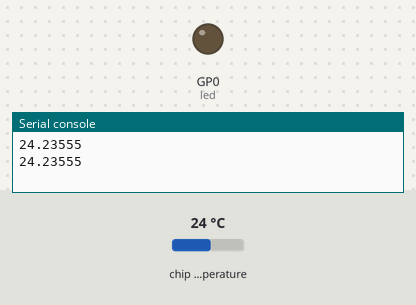
Recording of a program running on a simulated Raspberry Pi Pico running MicroPython. Shown: output pins drawn as LEDs (lit = HIGH), the last lines printed to the serial console. The inputs (shaded band) are chosen by the test bench; at power-on: chip temperature 24 °C.

Above: at 1.2 s.
1.3 s: chip temperature set to 30 °C
3.2 s: chip temperature set to 33 °C
At 4.6 s:
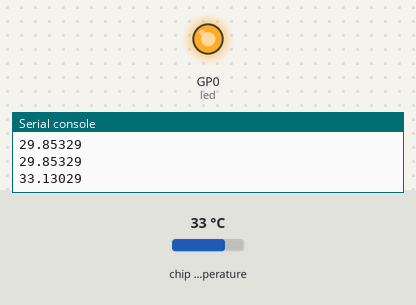
5.5 s: chip temperature set to 1 °C
At 7.2 s:
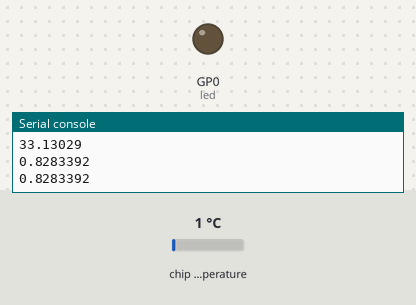
7.5 s: chip temperature set to 34 °C
At 8.8 s:
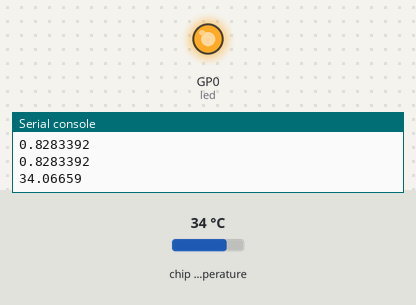
Timing chart, 0 to 10.5 s (numbered marks = the images above; inputs shaded):
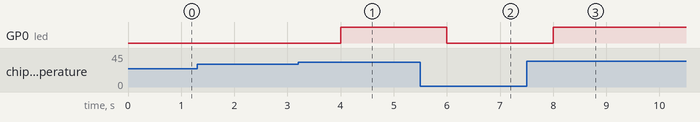

Measured:
- the behaviour switches between 31 and 32 °C on chip temperature (found by bisection; images 0 and 1)
- after the input at 3.2 s, GP0 (led): LOW → HIGH after 0.80 s
- after the input at 5.5 s, GP0 (led): HIGH → LOW after 0.50 s
- after the input at 7.5 s, GP0 (led): LOW → HIGH after 0.50 s

The program:

Tarea_2_-_Sensor_de_Temperatura_Interno.py
```python
from machine import ADC
from machine import Pin
import utime

sensor = ADC(4)
led = Pin(0,Pin.OUT)
while True:
    valor = sensor.read_u16()*3.3/65535
    temp = 27-(valor-0.706)/0.001721
    print(temp)
    if temp >= 31:
        led.value(1)
    else:
        led.value(0)
    utime.sleep(1)
    
```
